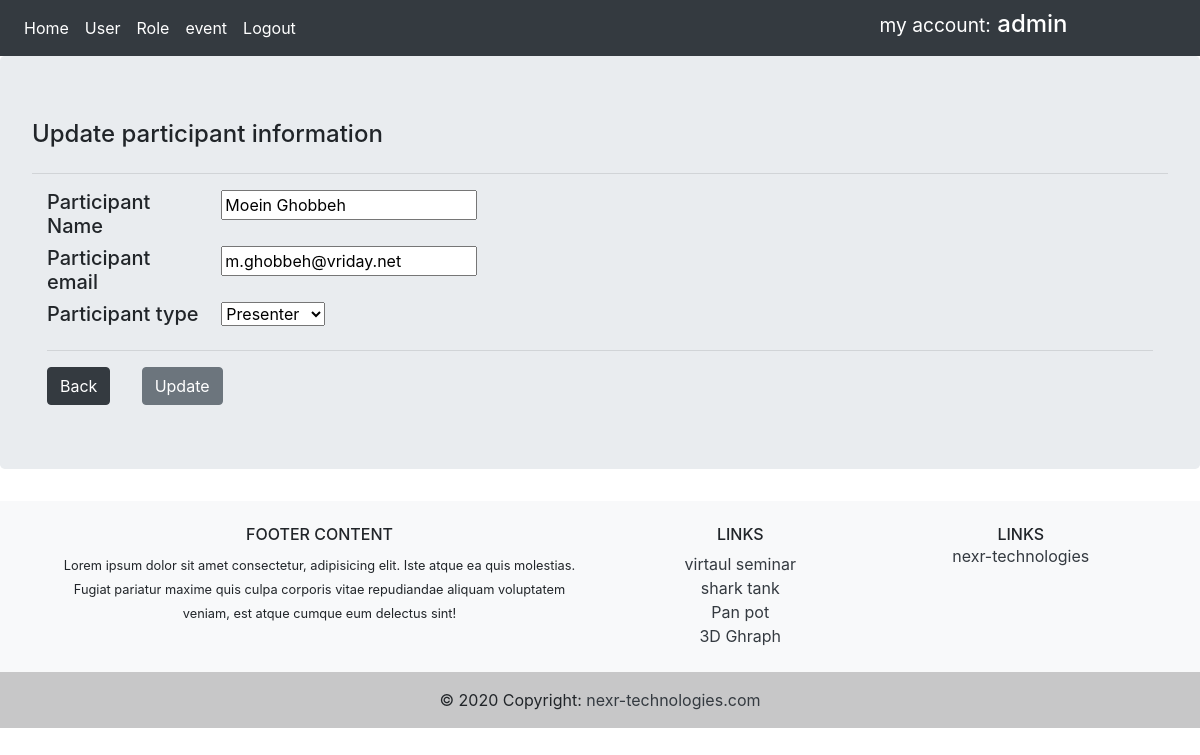
Page /participantDetail/1/1/update (signed in) on the committed database.
### app/models.py (models this page shows, shortened)
class User(db.Model, UserMixin):
    id = db.Column(db.Integer, primary_key=True)
    username = db.Column(db.String(30), unique=True, nullable=False)
    email = db.Column(db.String(60), unique=True, nullable=False)
    password = db.Column(db.String(60), nullable=False)
    events = db.relationship('Event', backref='eventowner', lazy=True)
    roles = db.relationship('Role', backref='roleuser', lazy=True)

class Participant(db.Model):
    id = db.Column(db.Integer, primary_key=True)
    name = db.Column(db.String(25), nullable=True)
    email = db.Column(db.String(50), nullable=False)
    event_id = db.Column(db.Integer, db.ForeignKey('event.id'), nullable=False)
    Participanttypes_id = db.Column(db.Integer, db.ForeignKey('participanttypes.id'), nullable=False)
    unique_id = db.Column(db.Integer, nullable=False)

### app/routes.py (the view)
@app.route('/participantDetail/<int:participant_id>/<int:event_id>/update', methods=['GET', 'POST'])
@login_required
def participant_update(participant_id, event_id):
    form = AddParticipantForm()
    if request.method == 'POST':
        regex = '^[a-z0-9]+[\._]?[a-z0-9]+[@]\w+[.]\w{2,3}$'
        if re.match(regex, str(form.email.data)):
            participant = Participant.query.get_or_404(participant_id)
            participant.name = form.name.data
            participant.email = form.email.data
            participant.Participanttypes_id = form.participant_type.data
            db.session.commit()
            flash('Participant updated', 'info')
            return redirect(url_for('participantDetail', participant_id=participant_id, event_id=participant.event_id))
        else:
            flash('Please enter valid address', 'danger')
            return redirect(url_for('participantDetail', participant_id=participant_id, event_id=event_id))
    else:
        participantform = AddParticipantForm()
        participant = Participant.query.filter_by(id=participant_id, event_id=event_id).first()
        participanttypes = Participanttypes.query.filter_by(id=participant.Participanttypes_id).first()
        participantform.participant_type.choices = [(types.id , types.type) for types  in Participanttypes.query.all() ]
        participantform.participant_type.default = participanttypes.id
        participantform.process()
        participantform.name.data = participant.name
        participantform.email.data = participant.email
        participantform.event_id.data = event_id
        participantform.id.data = participant_id
        return render_template('participant_update.html', form=participantform)

### app/forms.py
class AddParticipantForm(FlaskForm):
    id = StringField('id')
    name = StringField('Participant Name', validators=[DataRequired()])
    email = StringField('Participant E-mail', validators=[
                        DataRequired(), Email()])
    events = SelectField('event')
    event_name = StringField('Event Name')
    event_id = StringField('Event ID')
    participant_type = SelectField('Participant Type')

### app/models.py (called while the page is built)
@login_manager.user_loader
def load_user(user_id):
    return User.query.get(int(user_id))

### app/templates/participant_update.html (shortened to what this page needs)
{% extends 'base.html' %}
{% block content %}
<div class="container">
    <div class="row">
        <div>
            <h4> Update participant information</h4>
        </div>
    </div>
</div>
<hr />
<form action="" method="POST">
    <div class="container">
        <div class="row">
            <div class="col-2">
               <h5> Participant Name </h5>
            </div>
            <div>
                {{ form.name }}
            </div>
        </div>
        <div class="row">
            <div class="col-2">
               <h5> Participant email </h5>
            </div>
            <div>
                {{ form.email}}
            </div>
        </div>
        <div class="row">
            <div class="col-2">
               <h5> Participant type </h5>
            </div>
            <div>
                {{ form.participant_type }}
            </div>
        </div>
        <hr />
        <div class="row">
            <div class="col-1">
                <a href="{{ url_for('participant', event_id=form.event_id.data ) }}" class="btn btn-dark">Back</a>
            </div>
            <div class="col-1">
                <input type="submit" value="Update" class="btn btn-secondary">
            </div>
        </div>
    </div>
</form>
{% endblock %}

### app/templates/include/navbar.html
<nav class="navbar navbar-expand-lg navbar-dark bg-dark">
    <div class="navbar-nav">
        <a class="nav-item nav-link active" href="{{ url_for('home') }}">Home</a>
        {% if current_user.is_authenticated %}
        <a class="nav-item nav-link active" href="{{ url_for('users') }}">User</a>
        <a class="nav-item nav-link active" href="{{ url_for('rolename') }}">Role</a>
        <a class="nav-item nav-link active" href="{{ url_for('event') }}">event</a>
        <a class="nav-item nav-link active" href="{{ url_for('logout') }}">Logout</a>
        {% else %}
        <a class="nav-item nav-link active" href="{{ url_for('login') }}">Login</a>
        {% endif %}
    </div>
    <div class="col-md-8 text-right">
        <h4 class="text-white bg-dark">  <small class="text-white bg-dark"> my account:</small> {{ current_user.username }}</h4>
    </div>
</nav>

### rows in the picture
User: username "admin"
Participant: name "Moein Ghobbeh", email "m.ghobbeh@vriday.net"
